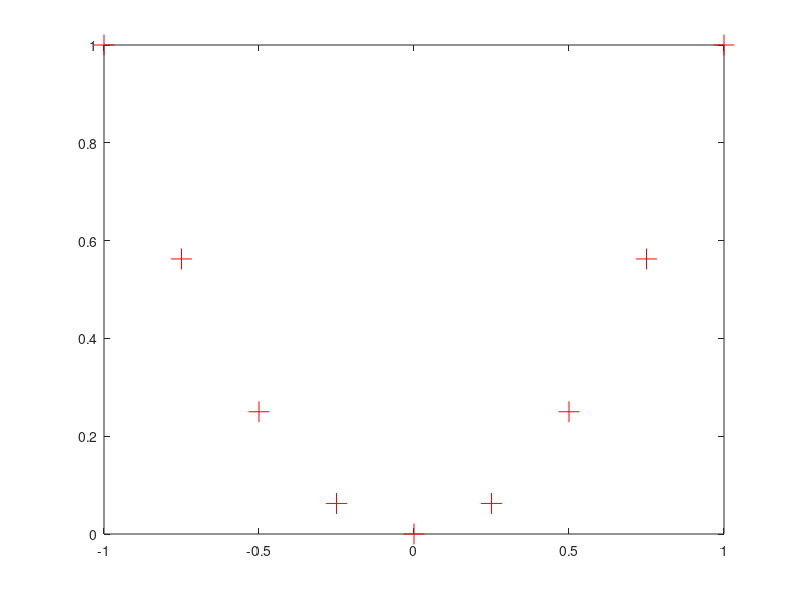

MATLAB code to generate this figure:
clear variables;
close all;
clc;

x = -1:0.25:1;
y = x.^2;

% plot(x, y)
% plot(x, y, 'x')
% plot(x, y, '+')
% plot(x, y, 'r+');
plot(x, y, 'r+', 'MarkerSize', 15)
% hold on; % retain plots on one canvas
% figure; % open new figure